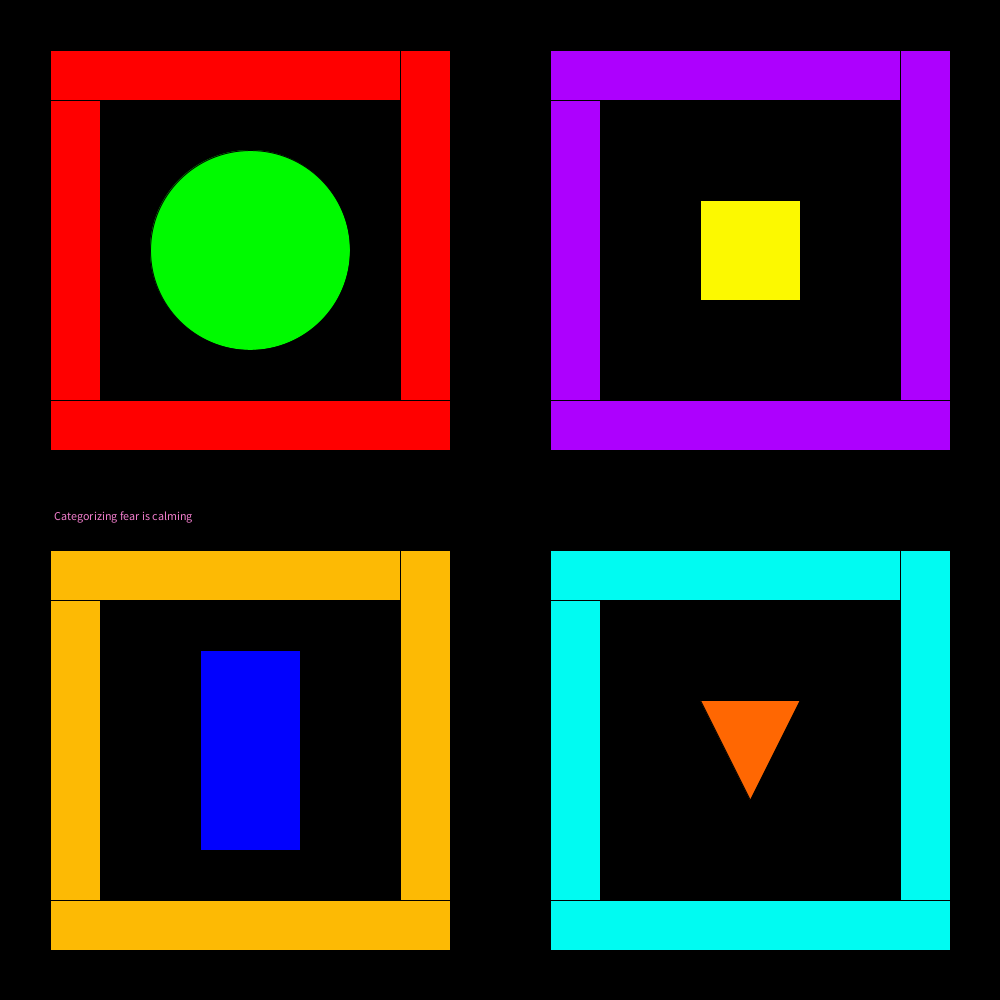
Frame 1 (no input)
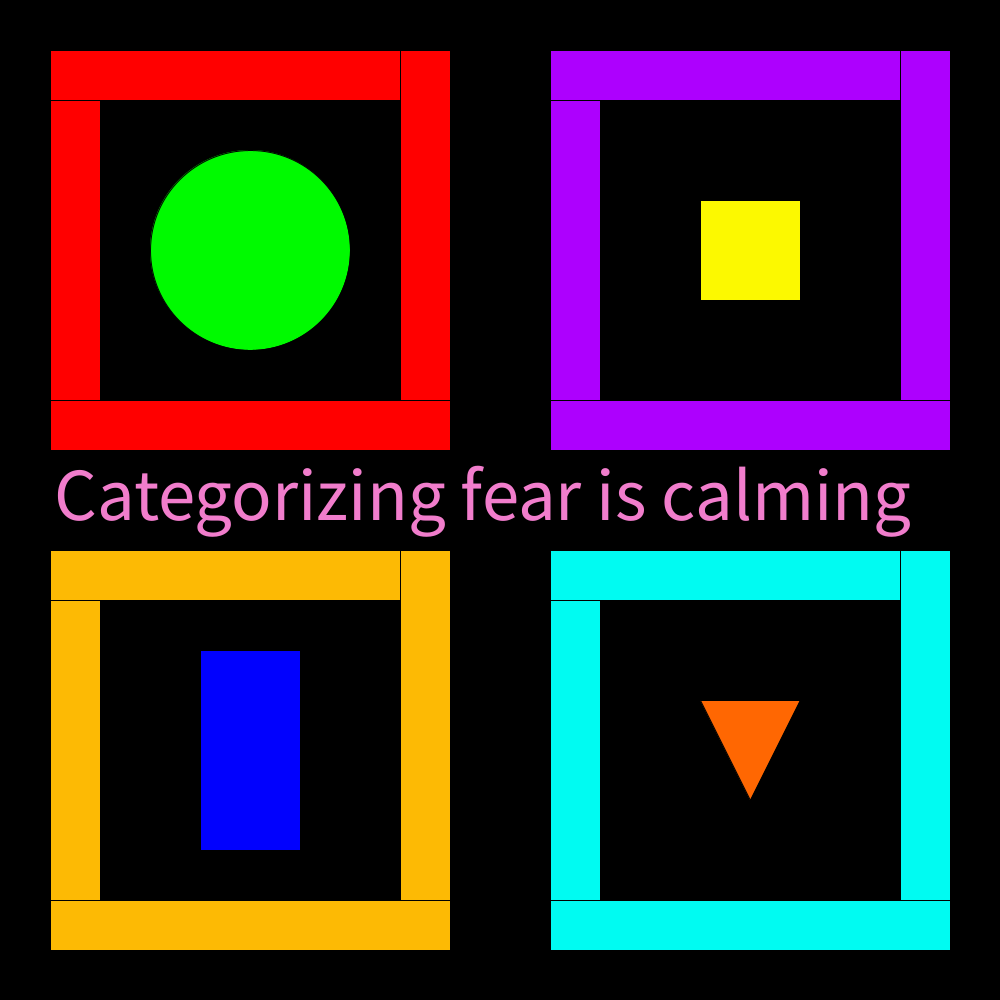
Frame 60 (the mouse pressed at the canvas centre just before this capture)
Frame 120 (the mouse held since frame 60 and released just before this capture): identical to frame 60, image omitted

The Processing sketch that drew these frames (run headless with seeded random() and noise(); from frame 60 on, the mouse is pressed at the canvas centre):

// Processing sketch: Categorizing_fear_is_calming__revised_
// ── Categorizing_fear_is_calming__revised_.pde
//Categorizing fear is calming

void setup() {

  size(1000, 1000);
  frameRate(120);
}

void draw() {


  background(0);
  fill(0, 250, 0);
  circle(250,250,200);

  fill(1, 1, 254);
  rect(200, 650, 100, 200);


  fill(255, 0, 0);
  rect(50, 50, 50, 400);
  rect(50, 50, 400, 50);
  rect(400, 50, 50, 400);
  rect(50, 400, 400, 50);

  fill(253, 186, 4);
  rect(50, 550, 50, 400);
  rect(50, 550, 400, 50);
  rect(400, 550, 50, 400);
  rect(50, 900, 400, 50);

  fill(173, 0, 254);
  rect(550, 50, 50, 400);
  rect(550, 50, 400, 50);
  rect(900, 50, 50, 400);
  rect(550, 400, 400, 50);

  fill(0, 251, 242);
  rect(550, 550, 50, 400);
  rect(550, 550, 400, 50);
  rect(900, 550, 50, 400);
  rect(550, 900, 400, 50);


  fill(241, 125, 204);
  //rotate(frameCount * -1000);
  text("Categorizing fear is calming", 54, 520);
  textSize(75);


  fill(255, 103, 2);
  triangle(700, 700, 800, 700, 750, 800);


  
  fill( 252, 249, 0);
  square(700, 200, 100);



  if (frameCount == 1) {
    save("Categorizing fear is calming_revised.png");
  }
}
